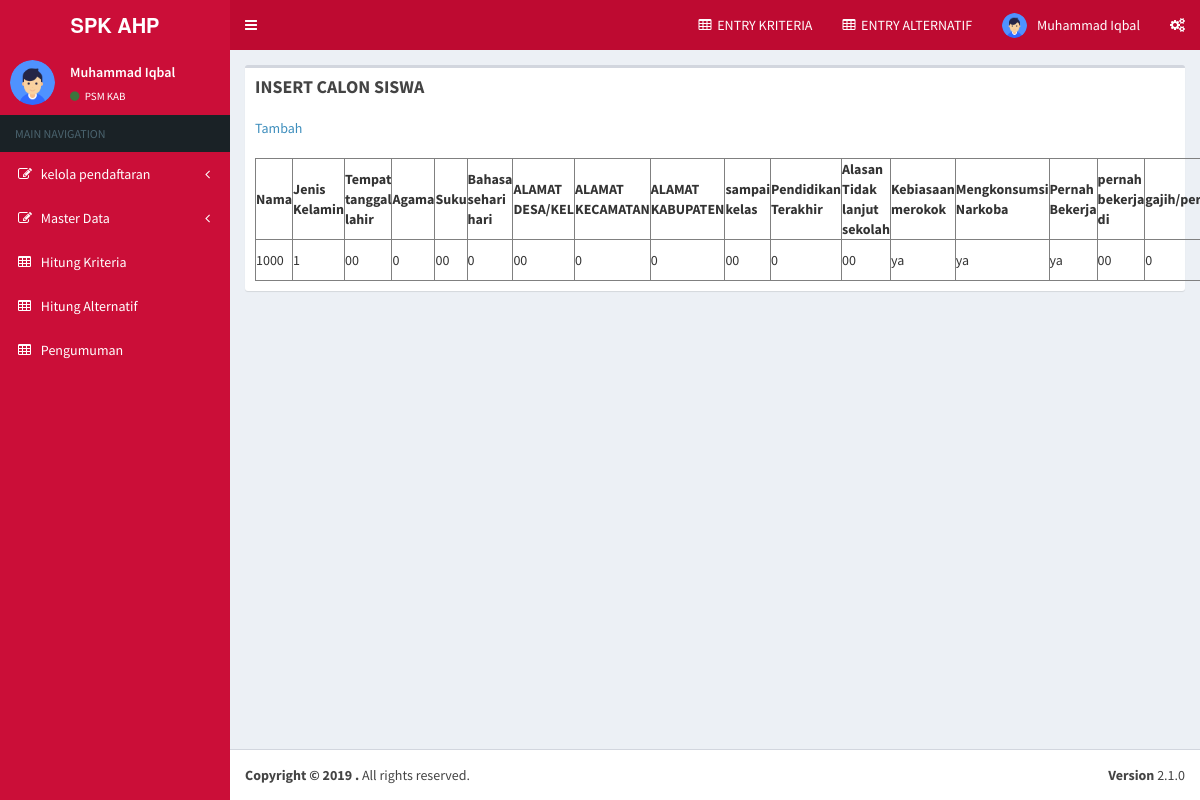
The app's page /dashboard.php?page=insert/calon_siswa (signed in), older data.
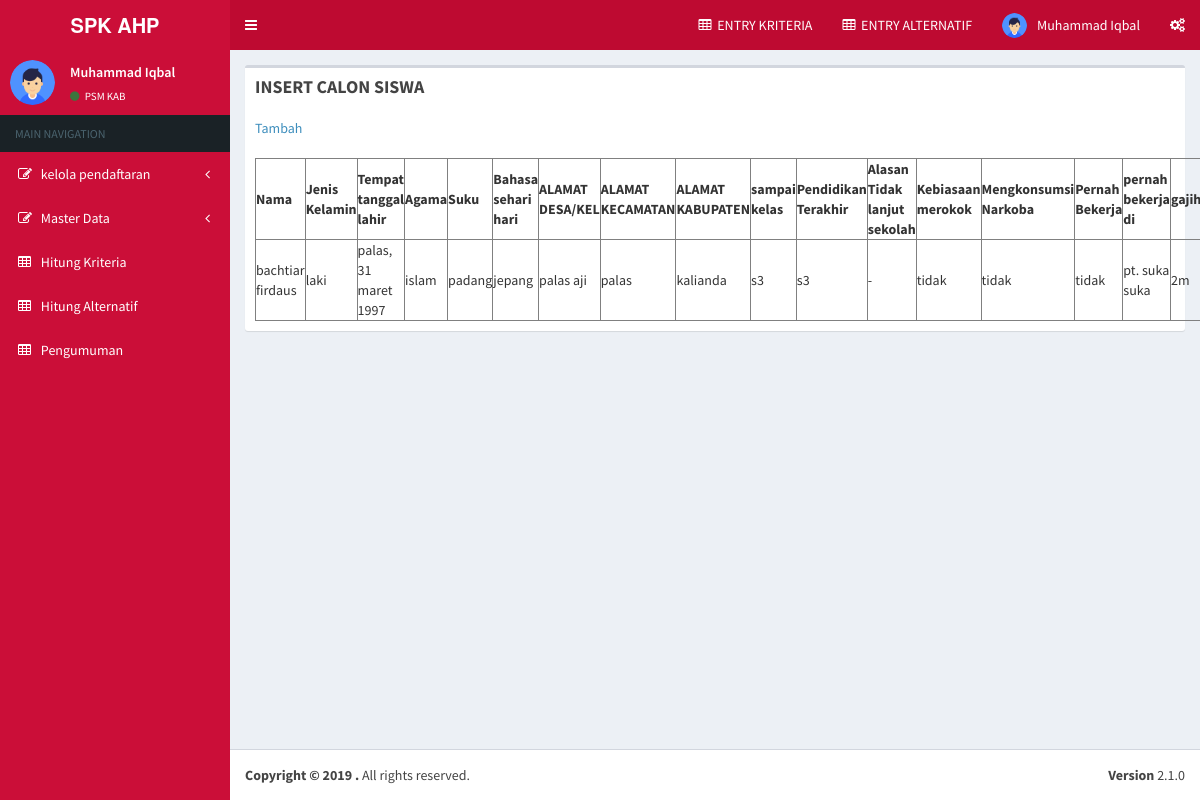
The same page, newer data.
### tables this page shows
CREATE TABLE IF NOT EXISTS `tb_users` (
`user_id` int(11) NOT NULL,
  `fullname` varchar(25) NOT NULL,
  `username` varchar(12) NOT NULL,
  `password` varchar(12) NOT NULL
);

CREATE TABLE IF NOT EXISTS `tbl_cs` (
`id` int(11) NOT NULL,
  `nama` varchar(500) NOT NULL,
  `jk` varchar(500) NOT NULL,
  `ttl` varchar(500) NOT NULL,
  `agama` varchar(500) NOT NULL,
  `suku` varchar(500) NOT NULL,
  `bahasa` varchar(500) NOT NULL,
  `ald` varchar(500) NOT NULL,
  `alk` varchar(500) NOT NULL,
  `alko` varchar(500) NOT NULL,
  `ltlsk` varchar(500) NOT NULL,
  `pt` varchar(500) NOT NULL,
  `atls` varchar(500) NOT NULL,
  `km` varchar(500) NOT NULL,
  `mn` varchar(500) NOT NULL,
  `pb` varchar(500) NOT NULL,
  `bpbd` varchar(500) NOT NULL,
  `gp` varchar(500) NOT NULL,
  `nokk` varchar(500) NOT NULL,
  `nik` varchar(500) NOT NULL,
  `jurusan` varchar(500) NOT NULL,
  `asrama` varchar(500) NOT NULL,
  `lk` varchar(500) NOT NULL,
  `lm` varchar(500) NOT NULL,
  `ls` varchar(500) NOT NULL,
  `con` int(10) NOT NULL
);

### Connections/koneksi.php (called while the page is built, shortened)
<?php
if (!function_exists("GetSQLValueString")) {
function GetSQLValueString($theValue, $theType, $theDefinedValue = "", $theNotDefinedValue = "")
{
  $theValue = get_magic_quotes_gpc() ? stripslashes($theValue) : $theValue;
  $theValue = function_exists("mysql_real_escape_string") ? mysql_real_escape_string($theValue) : mysql_escape_string($theValue);
  switch ($theType) {
    case "text":
      $theValue = ($theValue != "") ? "'" . $theValue . "'" : "NULL";
      break;
  }
  return $theValue;
}
}
?>

### insert/calon_siswa.php (the view, shortened to what this page needs)
<?php
include_once("\insert\config.php");
$result = mysqli_query($mysqli, "SELECT * FROM tbl_cs ORDER BY id DESC");
?>
<html>
<head>
</head>
<body>
<a href="insert/add_cs.php">Tambah</a><br/><br/>
    <table width='80%' border=1>
    <tr>
                <th>Nama</th>
                <th>Jenis Kelamin</th>
                <th>Tempat tanggal lahir</th>
                <th>Agama</th>
                <th>Suku</th>
                <th>Bahasa sehari hari</th>
                <th>ALAMAT DESA/KEL</th>
                <th>ALAMAT KECAMATAN </th>
                <th>ALAMAT KABUPATEN</th>
                <th>sampai kelas</th>
                <th>Pendidikan Terakhir</th>
                <th>Alasan Tidak lanjut sekolah</th>
                <th>Kebiasaan merokok</th>
                <th>Mengkonsumsi Narkoba</th>
                <th>Pernah Bekerja</th>
                <th>pernah bekerja di</th>
                <th>gajih/perbulan</th>
     </tr>
    <?php
    while($user_data = mysqli_fetch_array($result)) {
        echo "<tr>";
        echo "<td>".$user_data['nama']."</td>";
        echo "<td>".$user_data['jk']."</td>";
        echo "<td>".$user_data['ttl']."</td>";
        echo "<td>".$user_data['agama']."</td>";
        echo "<td>".$user_data['suku']."</td>";
        echo "<td>".$user_data['bahasa']."</td>";
        echo "<td>".$user_data['ald']."</td>";
        echo "<td>".$user_data['alk']."</td>";
        echo "<td>".$user_data['alko']."</td>";
        echo "<td>".$user_data['ltlsk']."</td>";
        echo "<td>".$user_data['pt']."</td>";
        echo "<td>".$user_data['atls']."</td>";
        echo "<td>".$user_data['km']."</td>";
        echo "<td>".$user_data['mn']."</td>";
        echo "<td>".$user_data['pb']."</td>";
        echo "<td>".$user_data['bpbd']."</td>";
        echo "<td>".$user_data['gp']."</td>";
        echo "<td><a href='/program_april/insert/edit_cs.php?id=$user_data[id]'>Edit</a> | <a href='/program_april/insert/delete_cs.php?id=$user_data[id]'>Delete</a></td></tr>";
    }
    ?>
    </table>
</body>
</html>

### dashboard.php (shortened to what this page needs)
<?php
require_once('Connections/koneksi.php');
$colname_rs_users = "-1";
if (isset($_SESSION['MM_Username'])) {
  $colname_rs_users = $_SESSION['MM_Username'];
}
$query_rs_users = sprintf("SELECT * FROM tb_users WHERE username = %s", GetSQLValueString($colname_rs_users, "text"));
$rs_users = mysql_query($query_rs_users, $koneksi) or die(mysql_error());
$row_rs_users = mysql_fetch_assoc($rs_users);
?><!DOCTYPE html>
<html>
<head>
  <link rel="stylesheet" href="assets/bower_components/dist/css/bootstrap.min.css">
  <link rel="stylesheet" href="assets/bower_components/font-awesome/css/font-awesome.min.css">
  <link rel="stylesheet" href="assets/bower_components/Ionicons/css/ionicons.min.css">
  <link rel="stylesheet" href="assets/bower_components/bootstrap-daterangepicker/daterangepicker.css">
  <link rel="stylesheet" href="assets/bower_components/bootstrap-datepicker/dist/css/bootstrap-datepicker.min.css">
  <link rel="stylesheet" href="assets/bower_components/datatables.net-bs/css/dataTables.bootstrap.min.css">
  <link rel="stylesheet" href="assets/dist/css/AdminLTE.min.css">
  <link rel="stylesheet" href="assets/dist/css/animate.css">
  <link rel="stylesheet" href="assets/dist/css/skins/_all-skins.min.css">
  <link rel="stylesheet" href="assets/plugins/bootstrap-wysihtml5/bootstrap3-wysihtml5.min.css">
</head>
<body class="hold-transition skin-blue sidebar-mini">
<div class="wrapper">
<header class="main-header">
 <?php require_once('menu/nav.php'); ?>
 <?php require_once('menu/side.php'); ?>
  <div class="content-wrapper">
    <section class="content">
      <div class="row">
        <div class="col-md-12">
          <div class="box">
            <div class="box-header">
              <h3 class="box-title"> <?php
		$a = $_GET['page'];
		$title = preg_replace('~[\\\\/_:*?"<>|]~', ' ', $a);
		if(isset($_GET["page"]) && $_GET["page"] != "home"){
							  if ($a == "") {
									echo "Oops!";
                                }else{
                                   echo "<div class='text-uppercase'><strong>".$title."</strong></div>";
                                }
                               }else{
                          echo "Dashboard";
                  }
		 ?> </h3>
            </div>
            <div class="box-body">
         <?php
		   if(isset($_GET["page"]) && $_GET["page"] != "home"){
			if(file_exists(htmlentities($_GET["page"]).".php")){
				include(htmlentities($_GET["page"]).".php");
			}else{
				include("404.php");
			}
		   }else{
		  include("home.php");
		  }
		?>
            </div>
          </div>
        </div>
      </div>
    </section>
  </div>
 <?php require_once('menu/footer.php'); ?>
</div>
</body>
</html>

### menu/nav.php (shortened to what this page needs)
    <a href="?page=home" class="logo">
      <span class="logo-lg"><b>SPK AHP</b></span>
    </a>
<nav class="navbar navbar-static-top">
      <a href="#" class="sidebar-toggle" data-toggle="push-menu" role="button">
      </a>
      <div class="navbar-custom-menu">
        <ul class="nav navbar-nav">
          <li class="dropdown notifications-menu">
            <a href="?page=insert/kriteria"><i class="fa fa-table"></i>&nbsp; <span class="blink_me">ENTRY KRITERIA </span>  </a>
          </li>
          <li class="dropdown messages-menu">
           <a href="?page=insert/alternatif"><i class="fa fa-table"></i>&nbsp; <span class="blink_me">ENTRY ALTERNATIF </span>  </a>
          </li>
          <li class="dropdown user user-menu">
            <a href="#" class="dropdown-toggle" data-toggle="dropdown">
            	<img src="assets/dist/img/logo.png" class="user-image" alt="User Image">
 				<span class="hidden-xs"> <?= $row_rs_users['fullname']; ?></span>
            </a>
          </li>
          <li>
            <a href="#" data-toggle="control-sidebar"><i class="fa fa-gears"></i></a>
          </li>
        </ul>
      </div>
    </nav>
 </header>

### menu/side.php (shortened to what this page needs)
<aside class="main-sidebar">
 <section class="sidebar">
      <div class="user-panel">
        <div class="pull-left image">
          <img src="assets/dist/img/logo.png" class="img-circle" alt="User Image">
        </div>
        <div class="pull-left info">
          <p><?= $row_rs_users['fullname']; ?></p>
          <a href="?page=config/kode&id=1"><i class="fa fa-circle text-success"></i> PSM KAB</a>
        </div>
      </div>
      <ul class="sidebar-menu" data-widget="tree">
        <li class="header">MAIN NAVIGATION</li>
        <li class="treeview">
          <a href="#">
            <i class="fa fa-edit"></i> <span>kelola pendaftaran</span>
            <span class="pull-right-container">
              <i class="fa fa-angle-left pull-right"></i>            </span>          </a>
        </li>
        <li class="treeview">
          <a href="#">
            <i class="fa fa-edit"></i> <span>Master Data</span>
            <span class="pull-right-container">
              <i class="fa fa-angle-left pull-right"></i>            </span>          </a>
        </li>
        <li><a href="?page=kriteria"><i class="fa fa-table"></i> <span>Hitung Kriteria</span></a> </li>
        <li><a href="?page=hitung_alternatif"><i class="fa fa-table"></i> <span>Hitung Alternatif</span></a> </li>
        <li><a href="?page=insert/pengumuman"><i class="fa fa-table"></i> <span>Pengumuman</span></a> </li>
      </ul>
    </section>
</aside>

### menu/footer.php
<footer class="main-footer">
  <div class="pull-right hidden-xs">
    <b>Version</b> 2.1.0
  </div>
  <strong>Copyright &copy; <?= date('Y'); ?> <a href="https://codeego.com"></a>.</strong> All rights reserved.
</footer>

Row changes from the older to the newer data that the page shows:
removed tbl_cs: nama "1000", jk "1", ttl "00", agama "0", suku "00", bahasa "0", ald "00", alk "0", alko "0", ltlsk "00", pt "0", atls "00", km "ya", mn "ya", pb "ya", bpbd "00", gp "0"
added tbl_cs: nama "bachtiar firdaus", jk "laki", ttl "palas, 31 maret 1997", agama "islam", suku "padang", bahasa "jepang", ald "palas aji", alk "palas", alko "kalianda", ltlsk "s3", pt "s3", atls "-", km "tidak", mn "tidak", pb "tidak", bpbd "pt. suka suka", gp "2m"
